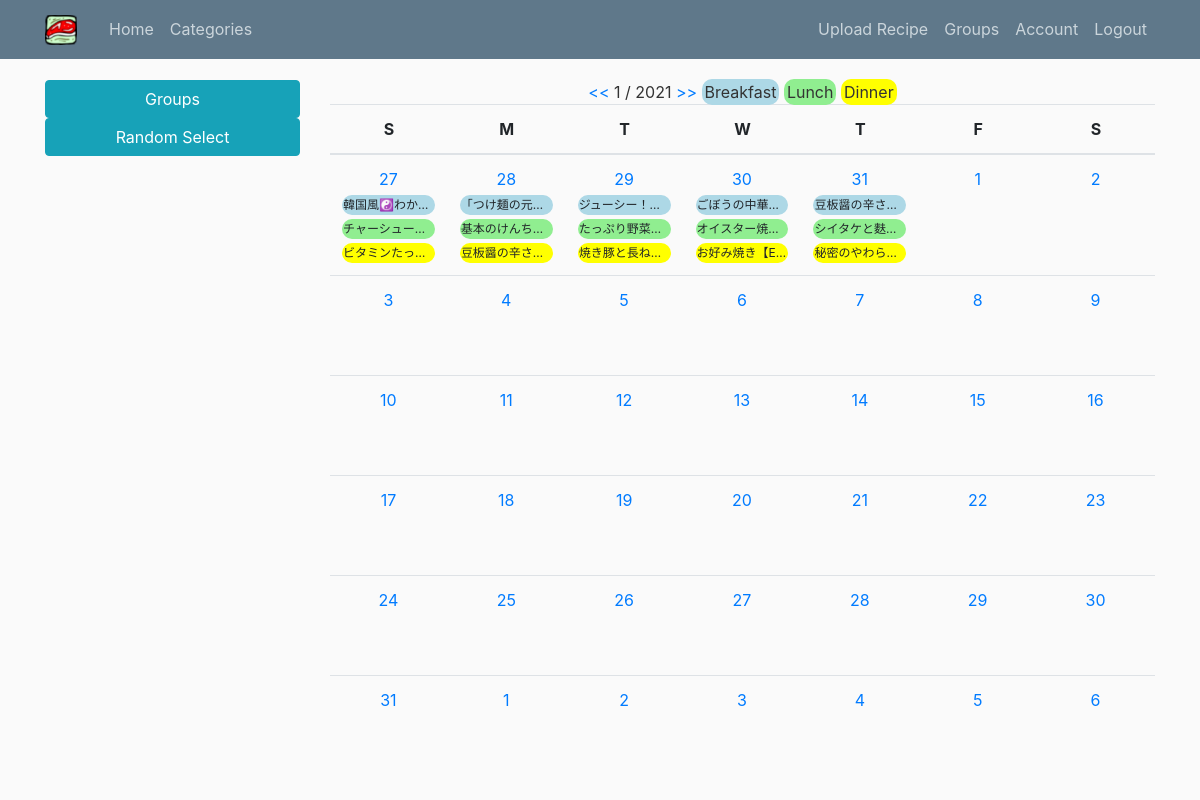
/home/2021/1 (signed in), run on an earlier commit of the app's database.
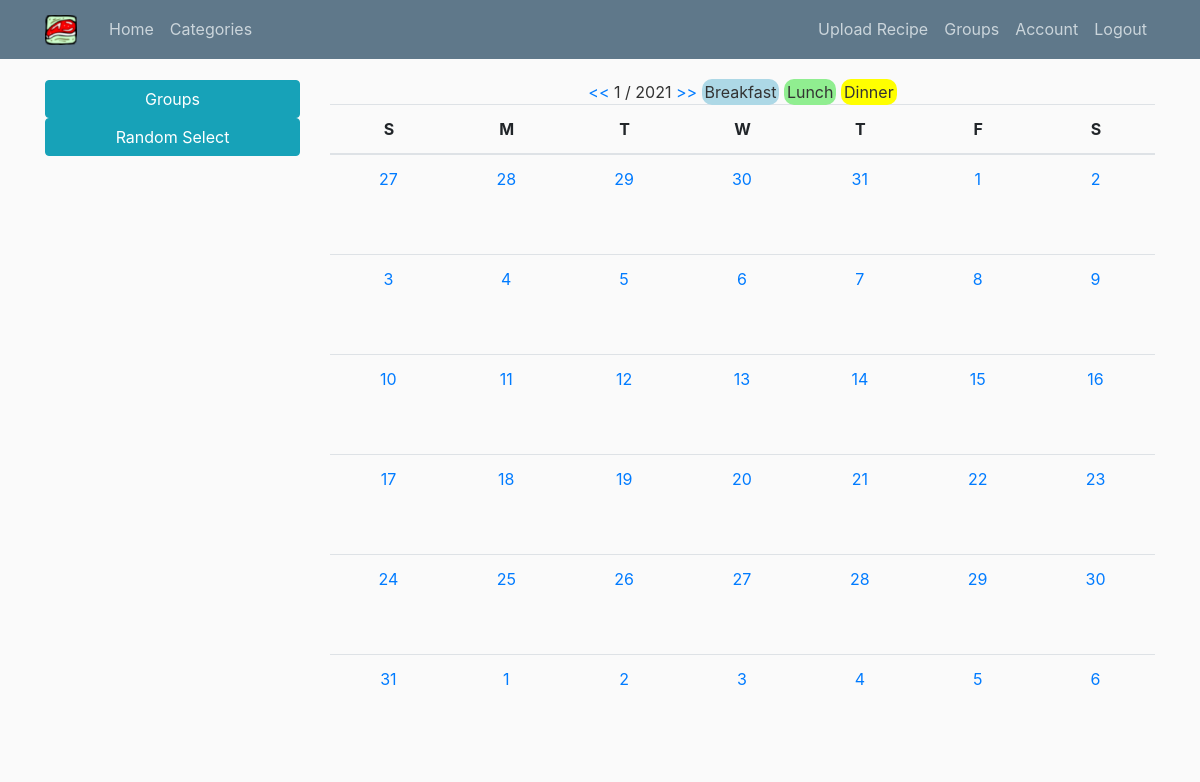
And on a later commit of the database.
### recipe_scheduler/models.py (models this page shows, shortened)
class Recipe(db.Model):
    __table_name__ = 'recipe'
    __searchable__ = ['recipe_name', 'description']
    id = db.Column(db.Integer, primary_key=True)
    recipe_name = db.Column(db.String(100), unique=False, nullable=False)
    recipe_url = db.Column(db.String(2083), unique=False, nullable=False)
    description = db.Column(db.String(200), unique=False, nullable=False)
    category_id = db.Column(db.Integer, db.ForeignKey('category.id'),
                            nullable=False)
    events = db.relationship(
        'Event', backref='recipe', lazy=True, cascade="all")

### recipe_scheduler/main/routes.py (the view, shortened to what this page needs)
@main.route('/', methods=['GET', 'POST'])
@main.route('/home', methods=['GET', 'POST'])
@main.route('/home/<int:year>/<int:month>', methods=['GET', 'POST'])
@login_required
def home(year=None, month=None):
    select_group = request.form.get('group_options')
    sub_form = RandomEventForm()
    categories = Category.query.filter_by(group_id=current_user.current_group)\
        .order_by(Category.category_name).all()
    sub_form.categories.choices = [(r.id, r.category_name) for r in categories]
    if not select_group:
        select_group = current_user.current_group
    if not year and not month:
        dt_now = datetime.datetime.now(datetime.timezone(
            datetime.timedelta(hours=-8)))
        year, month = dt_now.year, dt_now.month
    my_calendar = MonthCalendar()
    context = my_calendar.get_context_data(year, month, select_group)
    user_list = current_user.user_groups
    return render_template('home.html', context=context, user_list=user_list,
                           select_group=int(select_group),
                           group_title="Groups", sub_form=sub_form)

### recipe_scheduler/main/utils.py (called while the page is built)
    def setup_calendar(self):
        self._calendar = calendar.Calendar(self.first_weekday)

    def get_week_names(self):
        week_names = deque(self.week_names)
        week_names.rotate(-self.first_weekday)
        return week_names

    def get_previous_month(self, date):
        if date.month == 1:
            return date.replace(year=date.year-1, month=12, day=1)
        else:
            return date.replace(month=date.month-1, day=1)

    def get_next_month(self, date):
        if date.month == 12:
            return date.replace(year=date.year+1, month=1, day=1)
        else:
            return date.replace(month=date.month+1, day=1)

    def get_month_days(self, date):
        return self._calendar.monthdatescalendar(date.year, date.month)

    def get_current_month(self, year, month):
        if month and year:
            month = datetime.date(year=int(year), month=int(month), day=1)
        else:
            month = datetime.date.today().replace(day=1)
        return month

    def get_month_schedules(self, start, end, days, group):
        check_event = Event.query.filter(
            Event.event_date.between(start, end)).filter_by(
            group_id=group).all()
        day_schedules = {day: {0: None, 1: None, 2: None} for week in days
                         for day in week}
        for e in check_event:
            r = Recipe.query.filter_by(id=e.recipe_id).first()
            if e.event_type == 0:
                day_schedules[e.event_date][0] = [r, e]
            elif e.event_type == 1:
                day_schedules[e.event_date][1] = [r, e]
            else:
                day_schedules[e.event_date][2] = [r, e]
        size = len(day_schedules)
        return [{key: day_schedules[key] for key in
                 itertools.islice(day_schedules, i, i + 7)} for i in
                range(0, size, 7)]

    def get_context_data(self, year, month, group):
        calendar_context = self.get_month_calendar(year, month, group)
        return calendar_context

### recipe_scheduler/models.py (called while the page is built)
@login_manager.user_loader
def loader_user(user_id):
    return User.query.get(int(user_id))

### recipe_scheduler/templates/home.html (shortened to what this page needs)
{% extends "layout.html" %}
{% block content %}
<div class="calendar-title">
    <a href="{{ url_for('main.home', year=context.month_previous.year,
        month=context.month_previous.month)}}"> << </a>
    {{ context.month_current.month}} / {{ context.month_current.year }}
    <a href="{{ url_for('main.home', year=context.month_next.year,
        month=context.month_next.month)}}"> >> </a>
    <a class="foodlegend foodkind-0">Breakfast</a>
    <a class="foodlegend foodkind-1">Lunch</a>
    <a class="foodlegend foodkind-2">Dinner</a>
</div>
<table class="table">
    <thead>
        <tr>
            {% for w in context.week_names %}
            <th>{{ w }}</th>
            {% endfor %}
        </tr>
    </thead>
    <tbody>
        {% for week in context.month_day_schedulers %}
        <tr class="rowcell">
            {% for day, schedules in week.items() %}
            {% if context.now == day %}
            <td class="table-success">
                {% else %}
            <td>
                {% endif %}
                <div class="gridcell">
                    <a class="nav-item nav-link calendar_day"
                        href="{{ url_for('events.new_event', day=day) }}">{{ day.day }} </a>
                    {% for cat, recipe in schedules.items() %}
                    {% if recipe[0] %}
                    <button type="button" class="btn btn-sm m-1 foodcell foodkind-{{cat}}" data-toggle="modal"
                        data-target="#recipeModal-{{day.day}}-{{cat}}">{{recipe[0].recipe_name}}</button>
                    {% endif %}
                    {% endfor %}
                </div>
            </td>
            {% endfor %}
        </tr>
        {% endfor %}
    </tbody>
</table>
{% endblock content %}

### recipe_scheduler/templates/layout.html (shortened to what this page needs)
<!DOCTYPE html>
<html lang="en">
<head>
    <link rel="stylesheet" href="https://stackpath.bootstrapcdn.com/bootstrap/4.3.1/css/bootstrap.min.css"
>
    <link rel="stylesheet" href="https://cdn.datatables.net/1.10.20/css/jquery.dataTables.min.css"
>
    <link rel="stylesheet" type="text/css" href="{{ url_for('static', filename='main.css') }}">
</head>
<body>
    <header class="site-header">
        <nav class="navbar navbar-expand-md navbar-dark bg-steel fixed-top">
            <div class="container">
                <a class="navbar-brand mr-4" href="/home"><img src="{{ url_for('static', filename='food-logo.png') }}" alt="Food Recipe Scheduler"></a>
                <div class="collapse navbar-collapse" id="navbarToggle">
                    <div class="navbar-nav mr-auto">
                        {% if current_user.is_authenticated %}
                        <a class="nav-item nav-link" href="{{ url_for('main.home') }}">Home</a>
                        <a class="nav-item nav-link" href="{{ url_for('categories.show_categories') }}">Categories</a>
                        {% endif %}
                    </div>
                    <div class="navbar-nav">
                        {% if current_user.is_authenticated %}
                        <a class="nav-item nav-link" href="{{ url_for('uploads.upload_recipe')}}">Upload Recipe</a>
                        <a class="nav-item nav-link" href="{{ url_for('users.show_groups')}}">Groups</a>
                        <a class="nav-item nav-link" href="{{ url_for('users.account')}}">Account</a>
                        <a class="nav-item nav-link" href="{{ url_for('users.logout')}}">Logout</a>
                        {% else %}
                        <a class="nav-item nav-link" href="{{ url_for('users.login')}}">Login</a>
                        <a class="nav-item nav-link" href="{{ url_for('users.register')}}">Register</a>
                        {% endif %}
                    </div>
                </div>
            </div>
        </nav>
    </header>
    <main role="main" class="container">
        <div class="row">
            <div class="sub-menu col-md-3 col-sm-3 col-3">
                {% include "sub_menu.html" %}
            </div>
            <div class="main-calendar col-md-9 col-sm-9 col-9">
                {% block content %}{% endblock %}
            </div>
        </div>
    </main>
</body>
</html>

### recipe_scheduler/templates/sub_menu.html (shortened to what this page needs)
{% if current_user.is_authenticated %}
    {% if group_title %}
<form name="myForm" action="{{ url_for('main.home') }}" method="post" id="submit-form-group">
    <button type="button" class="btn btn-info btn-block" data-toggle="collapse" data-target="#submenu-group">
        {{ group_title }}</button>
</form>
    {% endif%}
{% if sub_form %}
<form method="POST" action="" enctype="multipart/form-data">
    <button type="button" class="btn btn-info btn-block" data-toggle="collapse" data-target="#submenu-random">
        Random Select</button>
</form>
{% endif %}
{% endif %}

### recipe_scheduler/static/main.css (style rules this page uses)
body { background: #fafafa; color: #333333; margin-top: 5rem; height: 100%; }
.bg-steel { background-color: #5f788a; }
.site-header .navbar-nav .nav-link { color: #cbd5db; }
.nav-link { padding: 0px; }
.main-calendar { text-align: center; }
.row { height: 100%; }
table { table-layout: fixed; height: auto; }
.foodlegend { border-radius: 10px; font-size: 16px; padding: 3px; }
.rowcell { position: relative; overflow: hidden; diplay: flex; flex: 1 1 0%; }
.gridcell { flex: 1 1 0%; border-right: 1px solid transparent; overflow: hidden; }
.foodkind-0 { background-color: lightblue; }
.foodkind-1 { background-color: lightgreen; }
.foodkind-2 { background-color: yellow; }
td { height: 100px; }
.calendar_day { padding: 0; }

What changed in the data, as far as the page shows it:
removed Recipe: recipe_name "韓国風☯わか…"
removed Recipe: recipe_name "チャーシュー…"
removed Recipe: recipe_name "ビタミンたっ…"
removed Recipe: recipe_name "「つけ麺の元…"
removed Recipe: recipe_name "基本のけんち…"
removed Recipe: recipe_name "豆板醤の辛さ…" "豆板醤の辛さ…"
removed Recipe: recipe_name "ジューシー！…"
removed Recipe: recipe_name "たっぷり野菜…"
removed Recipe: recipe_name "焼き豚と長ね…"
removed Recipe: recipe_name "ごぼうの中華…"
removed Recipe: recipe_name "オイスター焼…"
removed Recipe: recipe_name "お好み焼き【E…"
removed Recipe: recipe_name "シイタケと麩…"
removed Recipe: recipe_name "秘密のやわら…"
